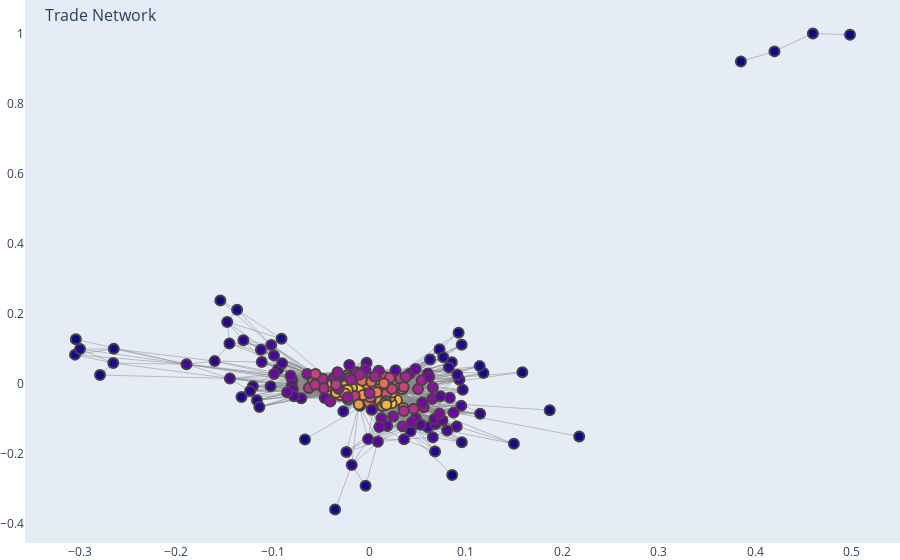

The notebook cell this image was saved under:
### Code cell
import networkx as nx
import plotly.graph_objects as go

# Step 1: Get the node positions using a layout
pos = nx.spring_layout(G)  # Spring layout for better visualization

# Step 2: Extract edge traces for visualization
edge_x = []
edge_y = []
for edge in G.edges():
    x0, y0 = pos[edge[0]]
    x1, y1 = pos[edge[1]]
    edge_x.extend([x0, x1, None])
    edge_y.extend([y0, y1, None])

edge_trace = go.Scatter(
    x=edge_x, y=edge_y,
    line=dict(width=0.5, color='#888'),
    hoverinfo='none',
    mode='lines'
)

# Step 3: Extract node traces for visualization
node_x = []
node_y = []
for node in G.nodes():
    x, y = pos[node]
    node_x.append(x)
    node_y.append(y)

node_trace = go.Scatter(
    x=node_x, y=node_y,
    mode='markers',
    hoverinfo='text',
    marker=dict(
        size=10,
        color=[],
        line_width=2
    )
)

# Step 4: Add labels and colors to nodes
node_text = []
for node in G.nodes():
    node_text.append(f"Node {node}")
    # Example: Setting color based on degree
    node_trace.marker.color = [G.degree[n] for n in G.nodes()]

node_trace.text = node_text

# Step 6: Create the figure and plot
fig = go.Figure(data=[edge_trace, node_trace],
                layout=go.Layout(
                    title='<br>Trade Network',
                    titlefont_size=16,
                    showlegend=False,
                    hovermode='closest',
                    margin=dict(b=0, l=0, r=0, t=0),
                    xaxis=dict(showgrid=False, zeroline=False),
                    yaxis=dict(showgrid=False, zeroline=False)
                ))

fig.show()

### Figure 1 — Plotly figure (JSON) as saved in the notebook; plotly's stock layout.template omitted (floating-point values rounded to 4 significant figures; data arrays with more than 128 entries replaced by an {"elided": "..."} marker saying what was removed)
{"data": [{"hoverinfo": "none", "line": {"color": "#888", "width": 0.5}, "mode": "lines", "type": "scatter", "x": {"elided": "9198 float values"}, "y": {"elided": "9198 float values"}}, {"hoverinfo": "text", "marker": {"color": {"elided": "196 int values"}, "line": {"width": 2}, "size": 10}, "mode": "markers", "text": {"elided": "196 str values"}, "type": "scatter", "x": {"elided": "196 float values"}, "y": {"elided": "196 float values"}}], "layout": {"hovermode": "closest", "margin": {"b": 0, "l": 0, "r": 0, "t": 0}, "showlegend": false, "title": {"font": {"size": 16}, "text": "<br>Trade Network"}, "xaxis": {"showgrid": false, "zeroline": false}, "yaxis": {"showgrid": false, "zeroline": false}}}
